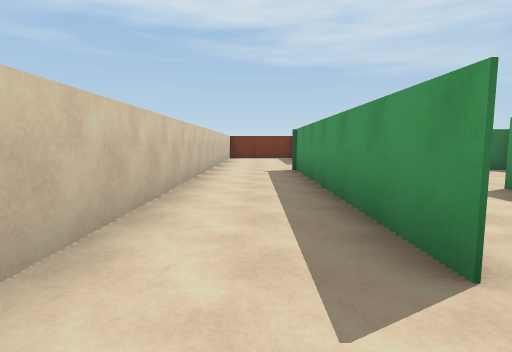
[1] (above)

17 first-person views from a walk through a 3-D level made in the Unity game engine. The camera is 1.3 m above the floor, tilts 6° down and sees 80° across. The floor is counted in squares, 2 m on a side. Each view is taken from the middle of a square. On the plan, view 1 faces up. The plan holds only what a view shows up to about 10 squares ahead; the rest is blank.

[2]
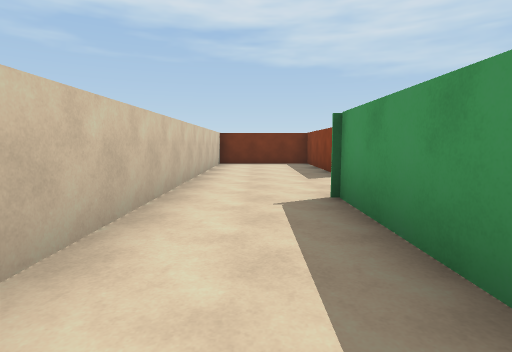

[3]
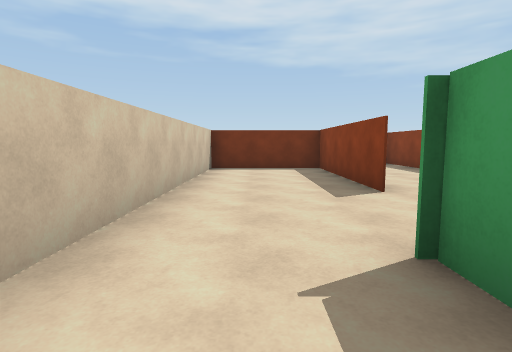

[4]
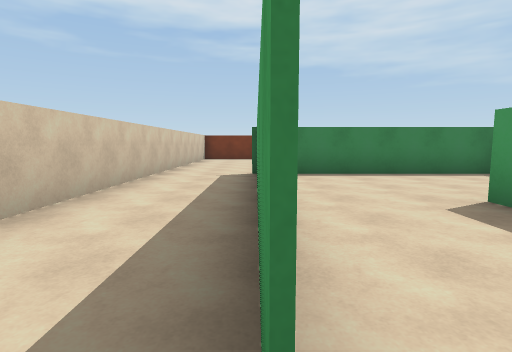

[5]
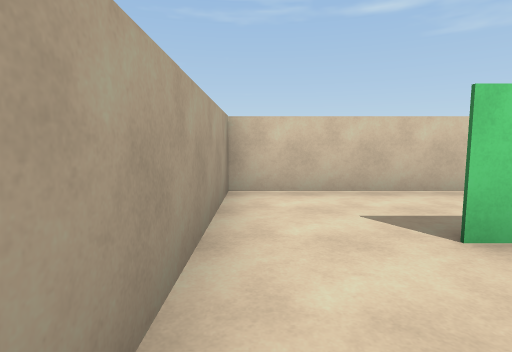

[6]
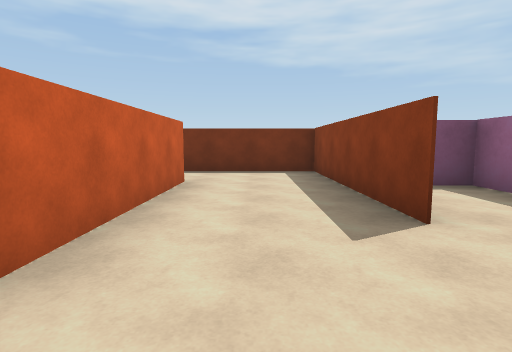

[7]
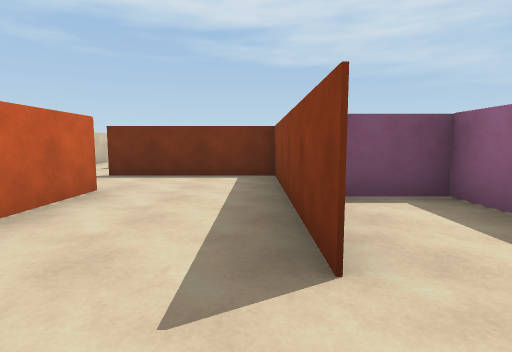

[8]
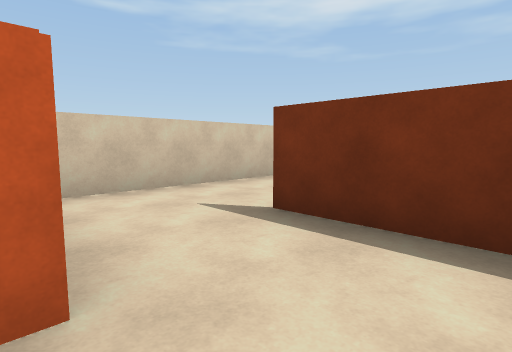

[9]
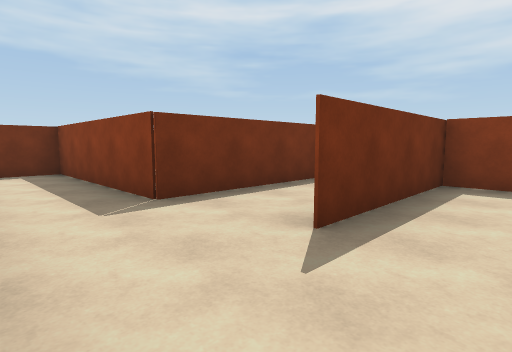

[10]
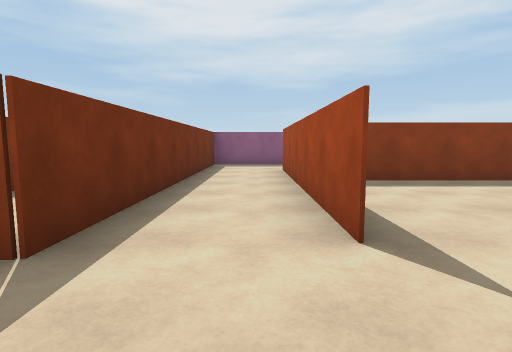

[11]
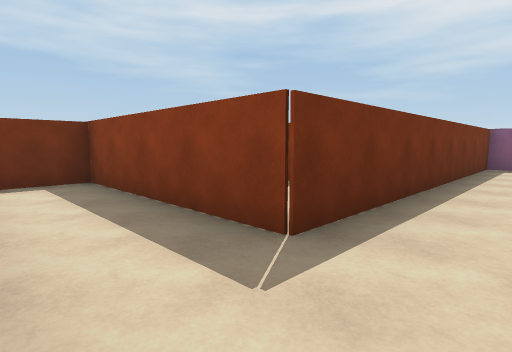

[12]
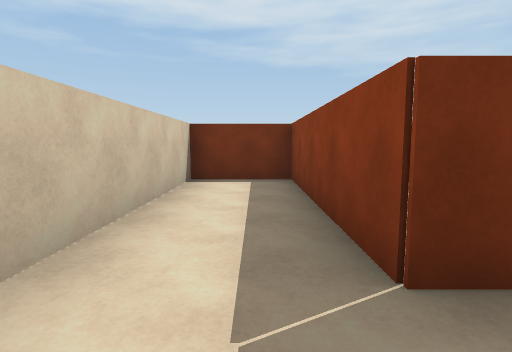

[13]
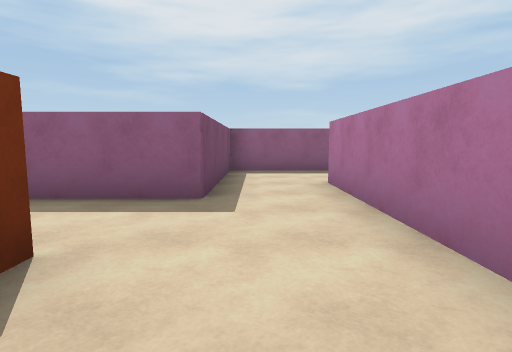

[14]
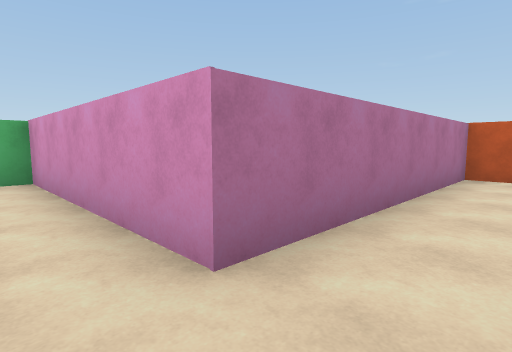

[15]
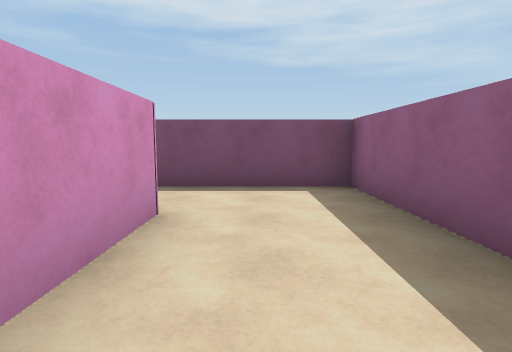

[16]
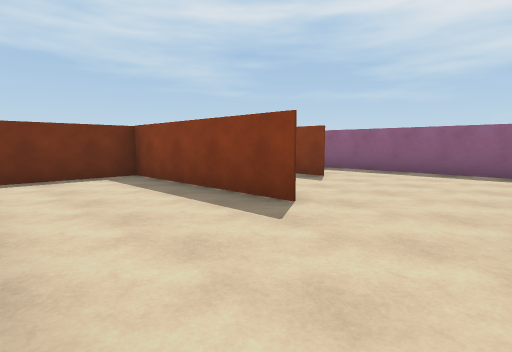

[17]
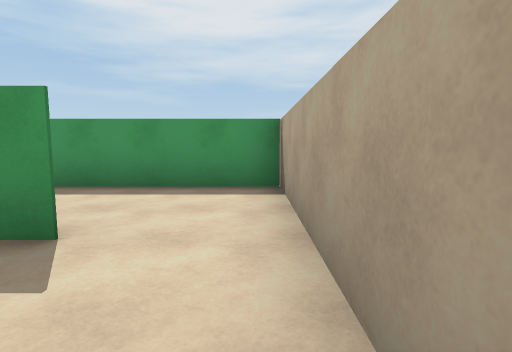

### Floor plan
Points are (right, up) in squares from view 1. A wall is a line through its corners. A room is listed if a view was taken in it or the views show most of it. See-through windows are left out.
Room 1 (views 1, 2, 3, 4, 16, 17)
walls: (1.7, 10) (1.7, 14.2) (-1.2, 14.2); (1, 1.2) (1, 7.8); (-1.2, 14.1) (-1.2, -0.4) (1.4, -0.4)
ways out: opening at (1, 0.5) to room 2; opening at (2, 9.5) to room 3
Room 2 (view 5)
walls: (1.1, 1.8) (1.1, 1.2); (1.4, -0.4) (3.6, -0.4) (3.6, 4.5); (6.4, 7.7) (0.9, 7.7)
ways out: opening at (1, 0.5) to room 1
Room 3 (views 6, 7, 8)
walls: (4.4, 11.4) (4.4, 16.3) (2.5, 16.3); (6.4, 8.6) (6.4, 13.8) (5, 13.8); (1.8, 14.4) (1.8, 10.4)
ways out: opening at (2, 9.5) to room 1; opening at (1.5, 15) to room 4
Room 4 (view 9)
walls: (-1.2, 16.6) (-1.2, 14.1); (2.5, 16.3) (0.9, 16.3)
ways out: opening at (1.5, 15) to room 3; opening at (-0.5, 16) to room 5
Room 5 (views 10, 11, 12)
walls: (0.9, 16.3) (6.8, 16.3); (8.6, 15.6) (8.6, 18.3) (0.7, 18.3) (0.7, 22.6) (-1.2, 22.6) (-1.2, 16.6)
ways out: opening at (-0.5, 16) to room 4; opening at (7.5, 16) to room 6
Room 6 (view 13)
walls: (4.4, 13.8) (10.1, 13.8); (10.6, 15.6) (8.6, 15.6)
ways out: opening at (7.5, 16) to room 5; opening at (9.5, 15) to room 7
Room 7 (views 14, 15)
walls: (12.5, 12.6) (12.5, 15.6) (10.6, 15.6); (10.1, 13.8) (10.1, 9)
ways out: opening at (9.5, 15) to room 6

Where each view was taken, in squares from view 1:
view 1: 0 up, 0 right, facing up
view 2: 4 up, 0 right, facing up
view 3: 6 up, 0 right, facing up
view 4: 1 up, 1 right, facing up
view 5: 0 up, 3 right, facing left
view 6: 9 up, 3 right, facing up
view 7: 10 up, 4 right, facing up
view 8: 14 up, 3 right, facing up-left
view 9: 15 up, 1 left, facing up-right
view 10: 17 up, 1 left, facing right
view 11: 17 up, 1 left, facing up-right
view 12: 17 up, 0 right, facing up
view 13: 15 up, 5 right, facing right
view 14: 15 up, 11 right, facing down-left
view 15: 11 up, 11 right, facing up
view 16: 8 up, 1 left, facing up-right
view 17: 0 up, 1 left, facing right
